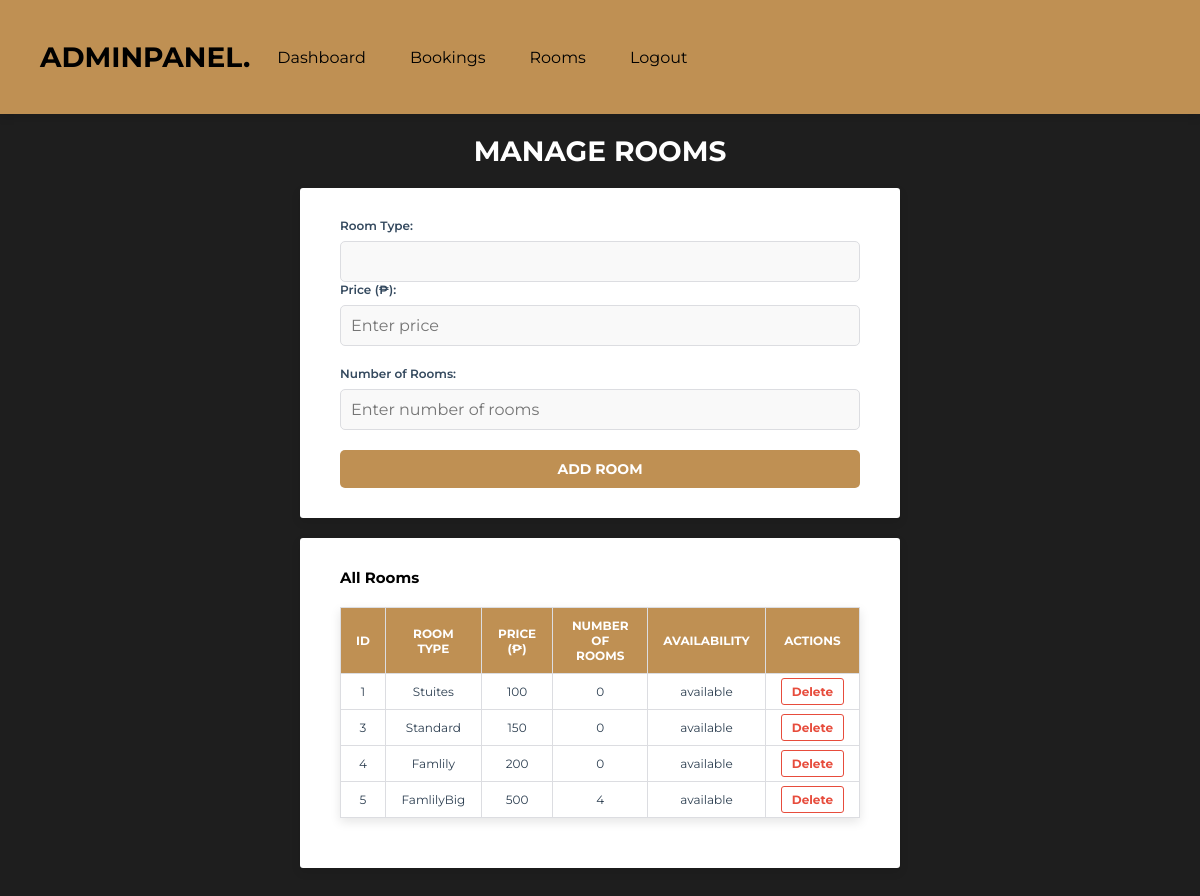
Screenshot of /add_room.php with the database file from the repository.
### tables this page shows
CREATE TABLE `rooms` (
  `id` int(11) NOT NULL,
  `room_type` varchar(11) NOT NULL,
  `price` int(11) NOT NULL,
  `availability_status` varchar(11) NOT NULL,
  `number_of_rooms` int(11) NOT NULL
);

### add_room.php (the view, shortened to what this page needs)
<?php
include 'components/connect.php';
$sql = "SELECT * FROM rooms";
$result = $conn->query($sql);
?>
<!DOCTYPE html>
<html lang="en">
<head>
   <link rel="stylesheet" href="https://cdnjs.cloudflare.com/ajax/libs/font-awesome/6.2.0/css/all.min.css">
   <link rel="stylesheet" href="css/admin_style.css">
</head>
<body>
<?php include 'admin_header.php'; ?>
<section class="grid1">
    <h1 class="heading1">Manage Rooms</h1>
    <div class="box-container1">
        <form method="post" action="add_room.php">
            <div class="form-group">
                <label for="room_type">Room Type:</label>
                <input type="text" id="room_type" name="room_type" class="input-box1" required>
            </div>
            <div class="form-group1">
                <label for="price">Price (₱):</label>
                <input type="text" id="price" name="price" class="input-box1" min="0" step="50" placeholder="Enter price" required>
            </div>
            <div class="form-group1">
                <label for="number_of_rooms">Number of Rooms:</label>
                <input type="text" id="number_of_rooms" name="number_of_rooms" class="input-box1" min="1" max="50" step="1" placeholder="Enter number of rooms" required>
            </div>
            <button type="submit" class="btn1">Add Room</button>
        </form>
    </div>
    <div class="box-container1">
        <h2>All Rooms</h2>
        <table border="1" class="room-table">
            <thead>
                <tr>
                    <th>ID</th>
                    <th>Room Type</th>
                    <th>Price (₱)</th>
                    <th>Number of Rooms</th>
                    <th>Availability</th>
                    <th>Actions</th>
                </tr>
            </thead>
            <tbody>
                <?php
                if ($result->num_rows > 0) {
                    while ($row = $result->fetch_assoc()) {
                        echo "<tr>
                                <td>{$row['id']}</td>
                                <td>{$row['room_type']}</td>
                                <td>{$row['price']}</td>
                                <td>{$row['number_of_rooms']}</td>
                                <td>{$row['availability_status']}</td>
                                <td>
                                    <a href='add_room.php?delete_id={$row['id']}' class='delete-btn'>Delete</a>
                                </td>
                              </tr>";
                    }
                } else {
                    echo "<tr><td colspan='6'>No rooms available.</td></tr>";
                }
                ?>
            </tbody>
        </table>
    </div>
</section>
</body>
</html>

### admin_header.php (shortened to what this page needs)
<header class="header">
   <section class="flex">
      <a href="dashboard.php" class="logo">AdminPanel.</a>
      <nav class="navbar">
         <a href="dashboard.php">Dashboard</a>
         <a href="admin_bookings.php">Bookings</a>
         <a href="add_room.php">Rooms</a>
         <a href="logout.php" onclick="return confirm('Logout from this website?');">Logout</a>
      </nav>
   </section>
</header>

### css/admin_style.css (style rules this page uses)
:root { --main-color:#bf9053; --sub-color:#000000; --white:#ffffff; --border:.1rem solid rgba(220, 198, 156, .3); --primary-color: #2C2C2C ; --secondary-color: #E8E8E8; --text-dark: #2d3436; --text-light: #636e72; --success-color: #2ecc71; --warning-color: #f1c40f; --danger-color: #e74c3c; }
* { font-family: 'Montserrat', sans-serif; margin: 0; padding: 0; box-sizing: border-box; outline: none; border: none; text-decoration: none; }
body { background-color: #1E1E1E; }
html { font-size: 62.5%; overflow-x: hidden; scroll-behavior: smooth; scroll-padding-top: 2rem; }
section { padding: 3rem 2rem; max-width: 1200px; margin: 0 auto; }
.header { padding: 10px 20px; background-color: var(--main-color); box-shadow: 0 4px 8px rgba(0, 0, 0, 0.1); position: sticky; top: 0; z-index: 1000; display: flex; justify-content: space-between; align-items: center; }
.header .flex { display: flex; align-items: center; gap: 1.5rem; max-width: 1200px; width: 100%; margin: 0 auto; }
.header .logo { font-size: 2.8rem; font-weight: 700; color: var(--sub-color); text-transform: uppercase; }
.header .navbar { display: flex; gap: 2rem; }
.header .navbar a { font-size: 1.6rem; color: var(--sub-color); text-decoration: none; padding: 0.7rem 1.2rem; border-radius: 0.3rem; transition: color 0.3s ease, background-color 0.3s ease; }
.grid1 { display: flex; flex-direction: column; align-items: center; padding: 2rem; max-width: 1200px; margin: 0 auto; }
.heading1 { font-size: 2.8rem; color: #ffffff; margin-bottom: 2rem; text-align: center; font-weight: bold; text-transform: uppercase; }
.box-container1 { background-color: #ffffff; padding: 3rem 4rem; border-radius: 0.3rem; box-shadow: 0 4px 10px rgba(0, 0, 0, 0.1); width: 100%; max-width: 600px; margin-bottom: 2rem; transition: transform 0.3s ease, box-shadow 0.3s ease; }
.form-group1 { margin-bottom: 2rem; }
label { display: block; font-size: 1.2rem; margin-bottom: 0.8rem; color: #34495e; font-weight: 600; }
.input-box1, .range-slider1 { width: 100%; padding: 1rem; font-size: 1.6rem; border: 1px solid #dcdde1; border-radius: 0.5rem; background-color: #f9f9f9; color: #2c3e50; transition: border-color 0.3s ease, background-color 0.3s ease; }
.btn1 { display: block; width: 100%; padding: 1rem; font-size: 1.4rem; color: #ffffff; background-color: #bf9053; border: none; border-radius: 0.5rem; text-transform: uppercase; font-weight: bold; cursor: pointer; transition: background-color 0.3s ease, box-shadow 0.3s ease; }
.room-table { width: 100%; border-collapse: collapse; margin: 2rem 0; font-size: 1.2rem; box-shadow: 0 4px 10px rgba(0, 0, 0, 0.1); }
.room-table th, .room-table td { padding: 1rem 1.5rem; text-align: center; border: 1px solid #dcdde1; }
.room-table th { background-color: #bf9053; color: #ffffff; font-weight: 700; text-transform: uppercase; }
.room-table td { background-color: #ffffff; color: #2c3e50; }
.room-table tr:nth-child(even) { background-color: #f9f9f9; }
.delete-btn { text-decoration: none; color: #e74c3c; font-weight: bold; padding: 0.5rem 1rem; border: 1px solid #e74c3c; border-radius: 0.3rem; transition: background-color 0.3s ease, color 0.3s ease; }

### rows the page displays
rooms: id "1", room_type "Stuites", price "100", number_of_rooms "0", availability_status "available"
rooms: id "3", room_type "Standard", price "150", number_of_rooms "0", availability_status "available"
rooms: id "4", room_type "Famlily", price "200", number_of_rooms "0", availability_status "available"
rooms: id "5", room_type "FamlilyBig", price "500", number_of_rooms "4", availability_status "available"
